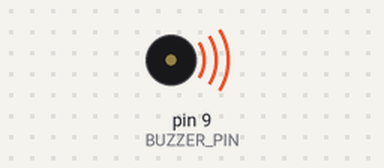
The sketch below on a simulated Arduino Uno, built with avr-gcc and run on an emulated ATmega328P. Shown: buzzer (waves = sounding).

Above: at 5.0 s.
At 6.3 s:
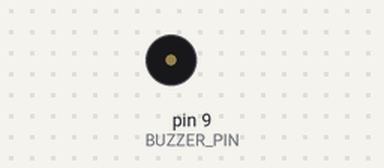
Timing chart, 0 to 7.6 s (numbered marks = the images above):
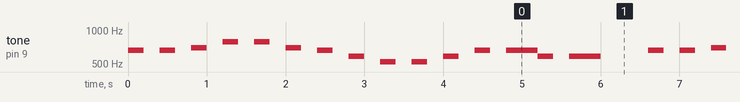

Measured:
- by itself, tone on pin 9 (BUZZER_PIN): plays 659 Hz for 0.20 s, 659 Hz for 0.20 s, 698 Hz for 0.20 s, 784 Hz for 0.20 s, 784 Hz for 0.20 s, 698 Hz for 0.20 s … (297 notes in this stretch)

The sketch:

odetojoy.ino
```cpp
// (licence header left out)
#define BUZZER_PIN 9

#define A 440
#define B 494
#define C 523
#define D 587
#define E 659
#define F 698
#define G 784

void setup()
{
  pinMode(BUZZER_PIN, OUTPUT);
}

void loop()
{
  tone(BUZZER_PIN, E, 200);
  delay(400);

  tone(BUZZER_PIN, E, 200);
  delay(400);

  tone(BUZZER_PIN, F, 200);
  delay(400);

  tone(BUZZER_PIN, G, 200);
  delay(400);

  tone(BUZZER_PIN, G, 200);
  delay(400);

  tone(BUZZER_PIN, F, 200);
  delay(400);


  tone(BUZZER_PIN, E, 200);
  delay(400);

  tone(BUZZER_PIN, D, 200);
  delay(400);

  tone(BUZZER_PIN, C, 200);
  delay(400);
  tone(BUZZER_PIN, C, 200);
  delay(400);

  tone(BUZZER_PIN, D, 200);
  delay(400);
  tone(BUZZER_PIN, E, 200);
  delay(400);
  tone(BUZZER_PIN, E, 800);
  delay(400);
  tone(BUZZER_PIN, D, 200);
  delay(400);
  tone(BUZZER_PIN, D, 400);
  delay(1000);

}
```
